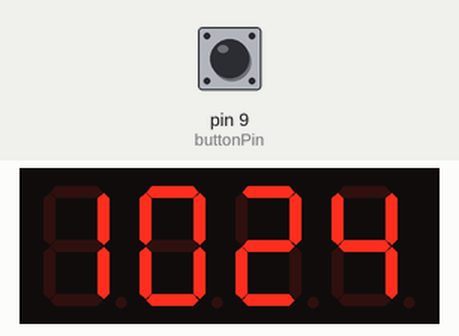
This sketch was run on a simulated Arduino Uno, built with avr-gcc and run on an emulated ATmega328P. On the bench: 4-digit seven-segment display. Inputs (shaded band) come from the test bench; at power-on: pin 9 (buttonPin) HIGH. The local clock reads 2024-03-15 10:24:30 at power-on unless the sketch sets it.

Above: at 3.8 s.
3.9 s: pin 9 (buttonPin) pulled LOW for 1.3 s
At 4.7 s:
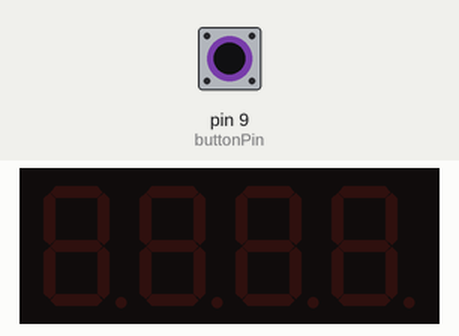
Timing chart, 0 to 6.9 s (numbered marks = the images above; inputs shaded):
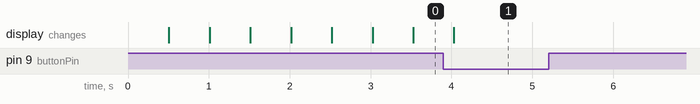

The sketch:

RTC_7segment_clock_on_off.ino
```cpp
 #include <Wire.h>
#include "Adafruit_LEDBackpack.h"
#include "Adafruit_GFX.h"
#include "RTClib.h"

RTC_DS1307 RTC;
Adafruit_7segment disp = Adafruit_7segment();

const int buttonPin = 9;     // the number of the pushbutton pin
const int displayTime = 5;   // number of seconds to display the clock
int buttonState = 0;         // variable for reading the pushbutton status
int turnedOff = 0;

void setup()
{
  Wire.begin();
  RTC.begin();
  if (! RTC.isrunning())
  {
    //RTC.adjust(DateTime(__DATE__, __TIME__));
  }
  disp.begin(0x70);
}

void loop()
{

 //If display has been turned off, check button status every 500 msecs
 if (turnedOff) {
   buttonState = digitalRead(buttonPin);
  if (buttonState == LOW) {
    turnedOff = 0;
  }
  delay(500);
 } else {
   disp.print(getDecimalTime());
   disp.drawColon(true);
   disp.writeDisplay();
   delay(500);
   disp.drawColon(false);
   disp.writeDisplay();
   delay(500);

   buttonState = digitalRead(buttonPin);
   if (buttonState == LOW) {
    turnedOff = 1;
    disp.clear();
    disp.writeDisplay();
    delay(2000);
  }
 }
}

int getDecimalTime()
{
  DateTime now = RTC.now();
  int decimalTime = now.hour() * 100 + now.minute();
  return decimalTime;
}
```

Measured:
- after the input at 3.9 s, the display: changes after 0.13 s (image 1)
